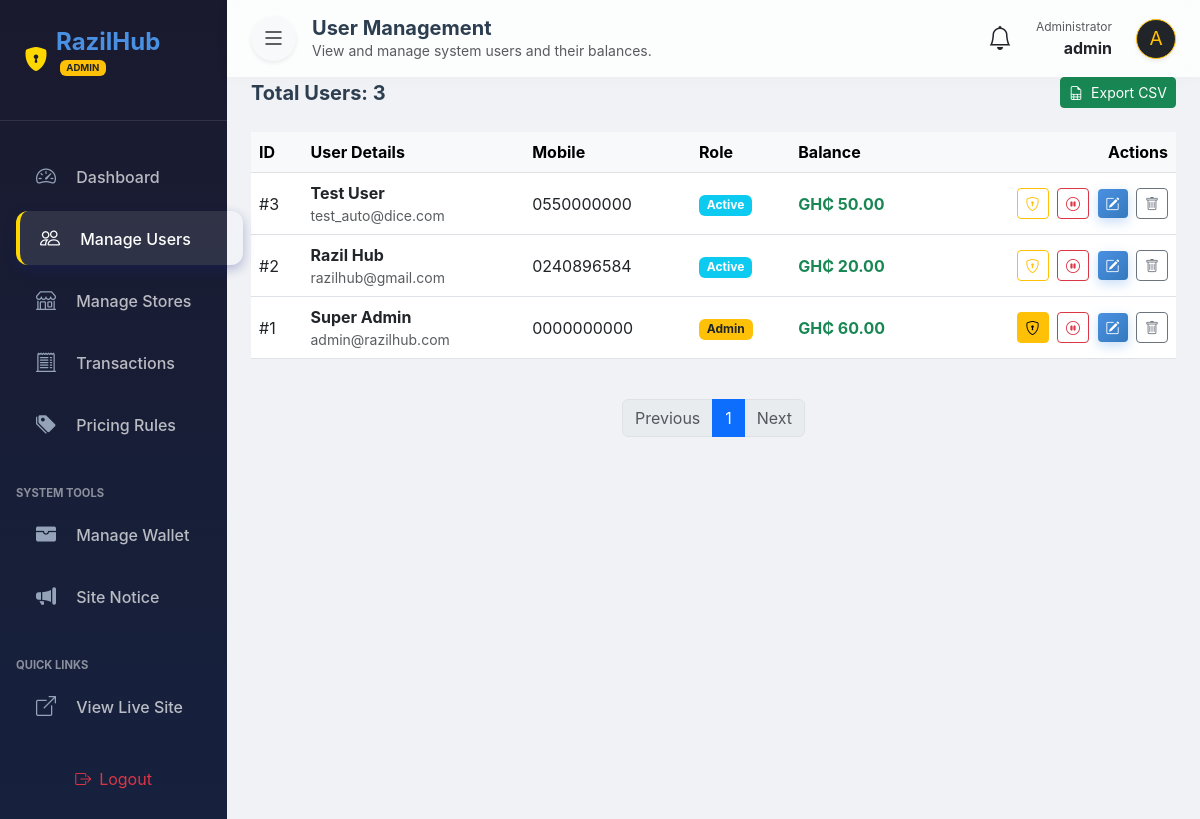
/admin/users (signed in), run on an earlier commit of the app's database.
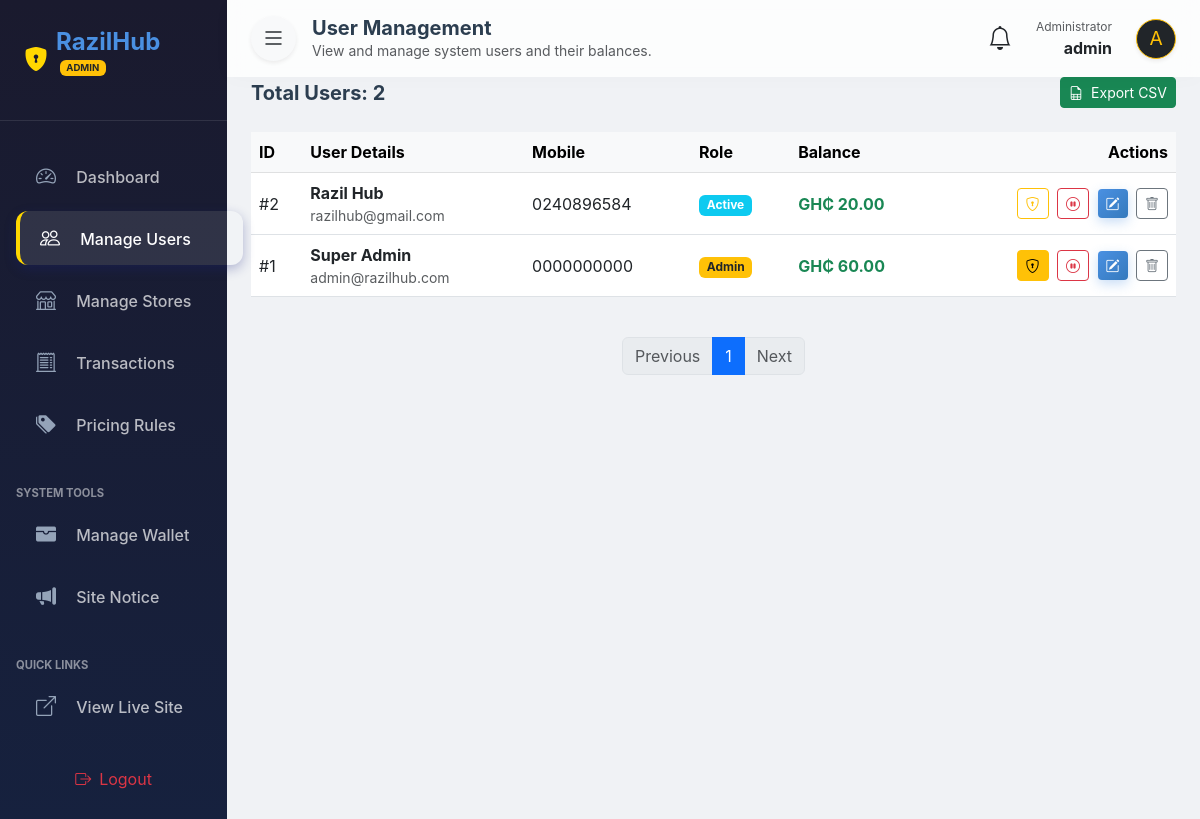
And on a later commit of the database.
### app.py (models this page shows)
class User(UserMixin, db.Model):
    id = db.Column(db.Integer, primary_key=True)
    first_name = db.Column(db.String(100))
    last_name = db.Column(db.String(100))
    username = db.Column(db.String(50), unique=True)
    email = db.Column(db.String(120), unique=True)
    mobile = db.Column(db.String(20))
    password = db.Column(db.String(200))
    balance = db.Column(db.Float, default=0.0)
    is_admin = db.Column(db.Boolean, default=False)
    is_suspended = db.Column(db.Boolean, default=False) # New field for suspension

### app.py (the view)
@app.route('/admin/users')
@admin_required
def admin_users():
    page = request.args.get('page', 1, type=int)
    per_page = 20
    users = User.query.order_by(User.id.desc()).paginate(page=page, per_page=per_page)
    return render_template('admin/users.html', users=users)

### app.py (called while the page is built)
@app.context_processor
def inject_site_notice():
    notice_setting = SiteSetting.query.filter_by(key='site_notice').first()
    return dict(site_notice=notice_setting.value if notice_setting else None)

@app.context_processor
def inject_admin_stats():
    if current_user.is_authenticated and current_user.is_admin:
        pending_txns = Transaction.query.filter(
            Transaction.status == 'Pending',
            Transaction.type.in_(['Withdrawal', 'Store Withdrawal (MoMo)'])
        ).order_by(Transaction.date.desc()).all()
        return dict(
            pending_withdrawals_count=len(pending_txns),
            pending_notifications=pending_txns
        )
    return dict(pending_withdrawals_count=0, pending_notifications=[])

@login_manager.user_loader
def load_user(user_id):
    return User.query.get(int(user_id))

def admin_required(f):
    @wraps(f)
    def decorated_function(*args, **kwargs):
        if not current_user.is_authenticated or not current_user.is_admin:
            flash("Access denied. Admin privileges required.", "error")
            return redirect(url_for('login'))
        return f(*args, **kwargs)
    return decorated_function

### templates/admin/users.html (shortened to what the changed rows need)
{% extends 'admin/base.html' %}
{% block content %}
<div class="table-card">
    <div class="d-flex flex-column flex-md-row justify-content-between align-items-md-center gap-3 mb-4">
        <h5 class="fw-bold mb-0">Total Users: {{ users.total }}</h5>
        <a href="{{ url_for('admin_export_users') }}" class="btn btn-sm btn-success">
            <i class="bi bi-file-earmark-spreadsheet me-2"></i>Export CSV
        </a>
    </div>
    <div class="table-responsive">
        <table class="table table-hover align-middle">
            <thead class="table-light">
                <tr>
                    <th>ID</th>
                    <th>User Details</th>
                    <th class="d-none d-md-table-cell">Mobile</th>
                    <th class="d-none d-lg-table-cell">Role</th>
                    <th>Balance</th>
                    <th class="text-end">Actions</th>
                </tr>
            </thead>
            <tbody>
                {% for user in users.items %}
                <tr>
                    <td>#{{ user.id }}</td>
                    <td>
                        <div class="fw-bold">{{ user.first_name }} {{ user.last_name }}</div>
                        <div class="small text-muted">{{ user.email }}</div>
                    </td>
                    <td class="d-none d-md-table-cell">{{ user.mobile }}</td>
                    <td class="d-none d-lg-table-cell">
                        {% if user.is_suspended %}
                        <span class="badge bg-danger">Suspended</span>
                        {% elif user.is_admin %}
                        <span class="badge bg-warning text-dark">Admin</span>
                        {% else %}
                        <span class="badge bg-info">Active</span>
                        {% endif %}
                    </td>
                    <td>
                        <span class="fw-bold text-success">GH₵ {{ "{:,.2f}".format(user.balance | default(0)) }}</span>
                    </td>
                    <td class="text-end">
                        <a href="{{ url_for('admin_toggle_admin', user_id=user.id) }}"
                            class="btn btn-sm {{ 'btn-warning' if user.is_admin else 'btn-outline-warning' }} me-1"
                            title="Toggle Admin Role">
                            <i class="bi bi-shield-lock"></i>
                        </a>
                        <a href="{{ url_for('admin_toggle_suspend', user_id=user.id) }}"
                            class="btn btn-sm {{ 'btn-danger' if user.is_suspended else 'btn-outline-danger' }} me-1"
                            title="{{ 'Unsuspend' if user.is_suspended else 'Suspend' }}">
                            <i class="bi {{ 'bi-play-circle' if user.is_suspended else 'bi-pause-circle' }}"></i>
                        </a>
                        <button class="btn btn-sm btn-primary me-1 edit-balance-btn" data-bs-toggle="modal"
                            data-bs-target="#editBalanceModal" data-user-id="{{ user.id }}"
                            data-username="{{ user.username }}" data-email="{{ user.email }}"
                            data-balance="{{ user.balance }}"
                            data-action-url="{{ url_for('admin_update_balance', user_id=user.id) }}"
                            title="Edit Balance">
                            <i class="bi bi-pencil-square"></i>
                        </button>
                        <a href="{{ url_for('admin_delete_user', user_id=user.id) }}"
                            class="btn btn-sm btn-outline-secondary"
                            onclick="return confirm('Are you sure? This will delete the user and all their data permanently.')"
                            title="Delete User">
                            <i class="bi bi-trash"></i>
                        </a>
                    </td>
                </tr>
                {% endfor %}
            </tbody>
        </table>
    </div>
</div>
{% endblock %}

### templates/admin/base.html (shortened to what the changed rows need)
<!DOCTYPE html>
<html lang="en">
<head>
    <link href="https://cdn.jsdelivr.net/npm/bootstrap@5.3.0/dist/css/bootstrap.min.css" rel="stylesheet">
    <link rel="stylesheet" href="https://cdn.jsdelivr.net/npm/bootstrap-icons@1.10.0/font/bootstrap-icons.css">
    <link rel="stylesheet" href="{{ url_for('static', filename='css/style.css') }}">
</head>
<body>
    <div class="d-flex" id="wrapper">
        <div id="page-content-wrapper">
            <nav class="navbar navbar-expand-lg navbar-light border-0 px-4 py-3">
                <div class="container-fluid p-0">
                    <div class="ms-auto d-flex align-items-center gap-3">
                        <div class="dropdown">
                            <a href="#" class="text-dark position-relative me-2" id="notificationDropdown"
                                data-bs-toggle="dropdown" aria-expanded="false">
                            </a>
                        </div>
                        <div class="d-none d-md-block text-end me-2">
                            <small class="text-muted d-block" style="font-size: 0.75rem;">Administrator</small>
                            <span class="fw-bold text-dark">{{ current_user.username }}</span>
                        </div>
                        <div class="rounded-circle bg-dark text-warning border border-warning d-flex align-items-center justify-content-center shadow-sm"
                            style="width: 40px; height: 40px; font-size: 1.2rem;">
                            {{ current_user.username[0] | upper }}
                        </div>
                    </div>
                </div>
            </nav>
            <div class="container-fluid px-4 pb-5">
                <div class="fade-in">
                    {% block content %}{% endblock %}
                </div>
            </div>
        </div>
    </div>
</body>
</html>

What changed in the data, as far as the page shows it:
removed User: id "3", first_name "Test", last_name "User", email "test_auto@dice.com", mobile "0550000000", is_suspended "Active", balance "50.00"
Also different on the page:
{{ users.total }}: "3" → "2"
